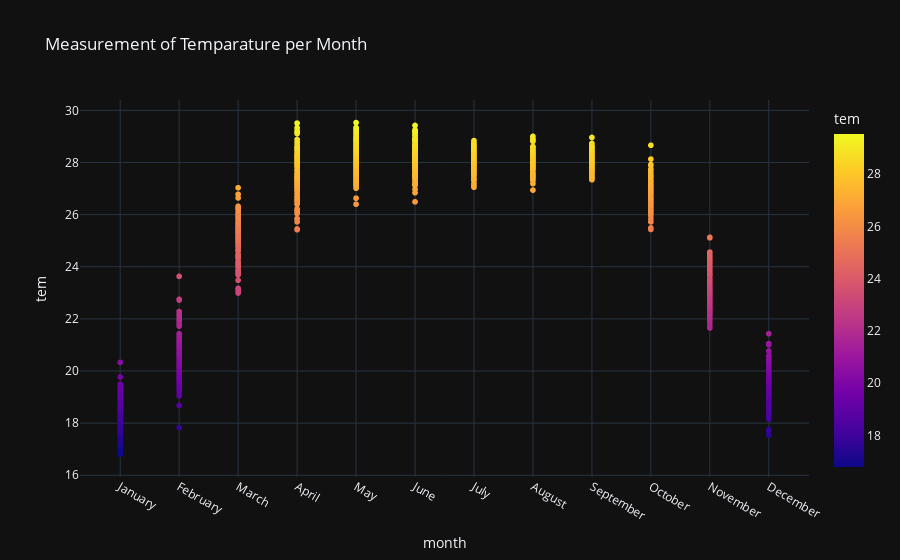

The notebook cell saved with this chart:
### Code cell
pio.templates.default = "plotly_dark"
fig = px.scatter(df, x = "month", y = "tem", color="tem", title = "Measurement of Temparature per Month")
fig.show()

### Figure 1 — Plotly figure (JSON) as saved in the notebook; plotly's stock layout.template omitted (floating-point values rounded to 4 significant figures; data arrays with more than 128 entries replaced by an {"elided": "..."} marker saying what was removed)
{"data": [{"hovertemplate": "month=%{x}<br>tem=%{marker.color}<extra></extra>", "legendgroup": "", "marker": {"color": {"elided": "1428 float values"}, "coloraxis": "coloraxis", "symbol": "circle"}, "mode": "markers", "name": "", "showlegend": false, "x": {"elided": "1428 str values"}, "xaxis": "x", "y": {"elided": "1428 float values"}, "yaxis": "y", "type": "scattergl"}], "layout": {"xaxis": {"anchor": "y", "domain": [0, 1], "title": {"text": "month"}}, "yaxis": {"anchor": "x", "domain": [0, 1], "title": {"text": "tem"}}, "coloraxis": {"colorbar": {"title": {"text": "tem"}}, "colorscale": [[0, "#0d0887"], [0.1111, "#46039f"], [0.2222, "#7201a8"], [0.3333, "#9c179e"], [0.4444, "#bd3786"], [0.5556, "#d8576b"], [0.6667, "#ed7953"], [0.7778, "#fb9f3a"], [0.8889, "#fdca26"], [1, "#f0f921"]]}, "legend": {"tracegroupgap": 0}, "title": {"text": "Measurement of Temparature per Month"}}}
